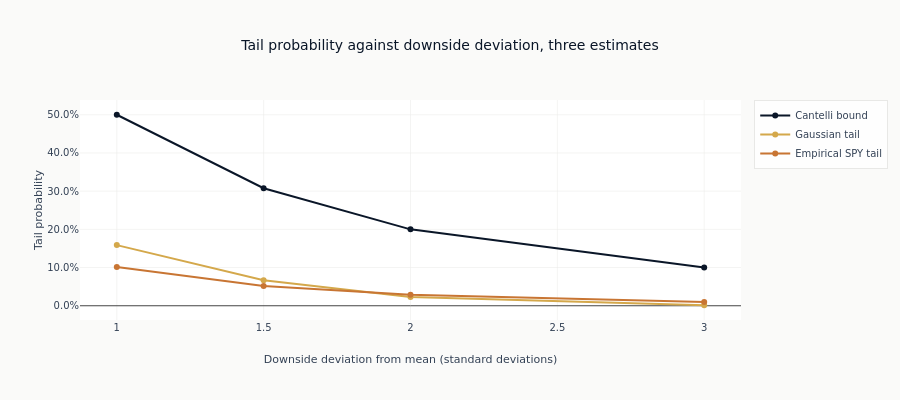

Write notebook code for a chart like this one.
### Markdown cell above
## 4. A Bound That Assumes Nothing About the Distribution

The Cantelli (one-sided Chebyshev) inequality provides a worst-case tail probability
requiring only finite mean and variance - no distributional assumptions:

$$P(X - \mu \geq k\sigma) \leq \frac{1}{1 + k^2}$$

This is much weaker than Gaussian bounds but applies to *any* distribution, making it
useful as a conservative stress benchmark when distribution assumptions are suspect.

### Code cell
k_values = [1.0, 1.5, 2.0, 3.0]
standardized_losses = (np.mean(returns) - returns) / np.std(returns)
cantelli_df = pl.DataFrame(
    {
        "k": k_values,
        "cantelli_bound": [1.0 / (1.0 + k**2) for k in k_values],
        "gaussian_tail": [stats.norm.sf(k) for k in k_values],
        "empirical_spy_tail": [np.mean(standardized_losses >= k) for k in k_values],
    }
).with_columns(pl.exclude("k").round(4))

fig = go.Figure()
for column, label in [
    ("cantelli_bound", "Cantelli bound"),
    ("gaussian_tail", "Gaussian tail"),
    ("empirical_spy_tail", "Empirical SPY tail"),
]:
    fig.add_trace(go.Scatter(x=k_values, y=cantelli_df[column], mode="lines+markers", name=label))
fig.update_layout(
    title="Tail probability against downside deviation, three estimates",
    xaxis_title="Downside deviation from mean (standard deviations)",
    yaxis_title="Tail probability",
    yaxis_tickformat=".1%",
    height=400,
)
show_plotly_with_alt(
    fig,
    "Three curves of tail probability against standard deviations below the mean. The Cantelli bound sits far above both the Gaussian curve and the observed SPY frequencies at every point.",
)

### Figure 1 — Plotly figure (JSON) as saved in the notebook; plotly's stock layout.template omitted (floating-point values rounded to 4 significant figures)
{"data": [{"mode": "lines+markers", "name": "Cantelli bound", "type": "scatter", "x": [1.0, 1.5, 2.0, 3.0], "y": [0.5, 0.3077, 0.2, 0.1]}, {"mode": "lines+markers", "name": "Gaussian tail", "type": "scatter", "x": [1.0, 1.5, 2.0, 3.0], "y": [0.1587, 0.0668, 0.0228, 0.0013]}, {"mode": "lines+markers", "name": "Empirical SPY tail", "type": "scatter", "x": [1.0, 1.5, 2.0, 3.0], "y": [0.1017, 0.0519, 0.0285, 0.0096]}], "layout": {"height": 400, "title": {"text": "Tail probability against downside deviation, three estimates"}, "xaxis": {"title": {"text": "Downside deviation from mean (standard deviations)"}}, "yaxis": {"tickformat": ".1%", "title": {"text": "Tail probability"}}}}
